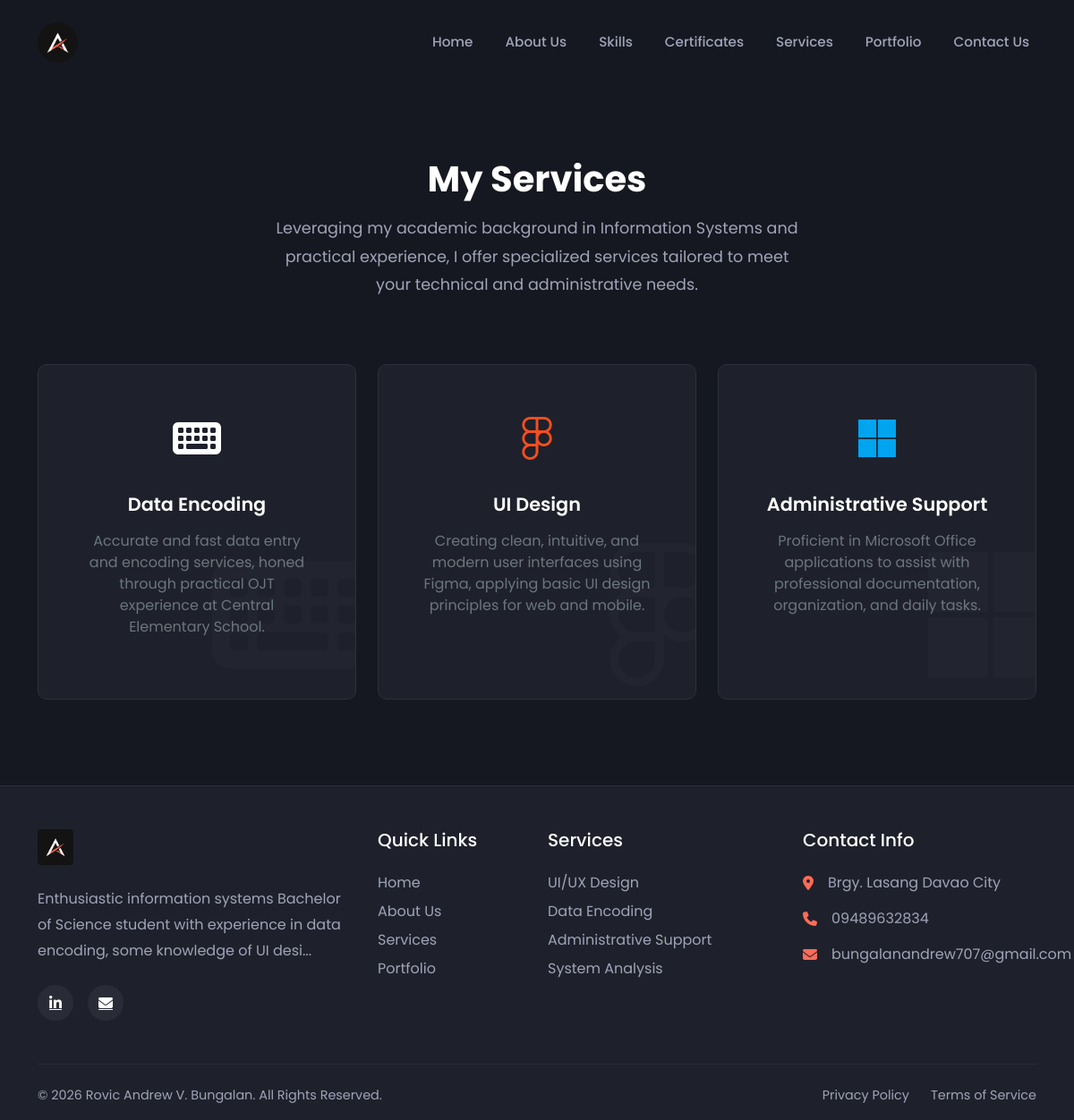
/services.php, run on the app's committed database.
### tables this page shows
CREATE TABLE `services` (
  `id` int(11) NOT NULL,
  `title` varchar(255) DEFAULT NULL,
  `description` text DEFAULT NULL,
  `icon` varchar(100) DEFAULT NULL,
  `icon_type` enum('class','image') NOT NULL DEFAULT 'class',
  `icon_image` varchar(255) DEFAULT NULL,
  `icon_color` varchar(20) DEFAULT '#ff6b57'
);

CREATE TABLE `profile` (
  `id` int(11) NOT NULL,
  `name` varchar(255) DEFAULT NULL,
  `title` varchar(255) DEFAULT NULL,
  `objective` text DEFAULT NULL,
  `phone` varchar(50) DEFAULT NULL,
  `email` varchar(100) DEFAULT NULL,
  `address` varchar(255) DEFAULT NULL,
  `linkedin` varchar(255) DEFAULT NULL,
  `years_experience` int(11) DEFAULT 2,
  `ojt_hours` int(11) DEFAULT 80,
  `profile_image` varchar(255) DEFAULT NULL,
  `cv_path` varchar(255) DEFAULT NULL
);

### services.php (the view, shortened to what this page needs)
<?php
require_once 'includes/header.php';
$svc_stmt = $pdo->query("SELECT * FROM services ORDER BY id ASC");
$services = $svc_stmt->fetchAll();
?>
<section class="py-5 mt-5">
    <div class="container">
        <div class="text-center mb-5">
            <h2 class="section-title mb-3">My Services</h2>
            <p class="text-center mx-auto" style="max-width: 600px; font-size: 1.1rem; line-height: 1.8;">
                Leveraging my academic background in Information Systems and practical experience, I offer specialized services tailored to meet your technical and administrative needs.
            </p>
        </div>
        <div class="row g-4 mt-2">
            <?php foreach($services as $service): ?>
            <div class="col-md-4">
                <div class="service-card flex-column align-items-center text-center p-5 h-100 position-relative overflow-hidden">
                    <div class="service-icon mb-4" style="font-size: 3rem; position: relative; z-index: 2;">
                        <i class="<?= htmlspecialchars($service['icon']) ?>" style="color: <?= htmlspecialchars($service['icon_color'] ?? 'var(--accent-color)') ?>;"></i>
                    </div>
                    <h4 class="service-title mb-3 position-relative z-index-2" style="font-size: 1.3rem;"><?= htmlspecialchars($service['title']) ?></h4>
                    <p class="text-secondary text-sm position-relative z-index-2 mb-0">
                        <?= htmlspecialchars($service['description']) ?>
                    </p>
                    <div class="position-absolute" style="font-size: 10rem; right: -20px; bottom: -30px; opacity: 0.03; z-index: 1;">
                        <i class="<?= htmlspecialchars($service['icon']) ?>"></i>
                    </div>
                </div>
            </div>
            <?php endforeach; ?>
        </div>
    </div>
</section>
<?php require_once 'includes/footer.php'; ?>

### includes/footer.php (shortened to what this page needs)
    <footer class="mt-5 pt-5 pb-3" style="background-color: var(--secondary-bg); border-top: 1px solid var(--border-color);">
        <div class="container">
            <div class="row g-4 mb-5">
                <div class="col-lg-4 col-md-6 pr-lg-5">
                    <a href="<?= BASE_URL ?>" class="d-inline-block mb-4">
                        <img src="<?= BASE_URL ?>assets/images/logo.png" alt="<?= htmlspecialchars($profile['name'] ?? 'Logo') ?>" height="40" style="object-fit: contain; border-radius: 4px;">
                    </a>
                    <p class="mb-4" style="color: var(--text-color); line-height: 1.8;">
                        <?= htmlspecialchars(isset($profile['objective']) ? substr($profile['objective'], 0, 120) . '...' : 'A passionate Information Systems Student specializing in UI Design and Data Encoding.') ?>
                    </p>
                    <div class="d-flex gap-3">
                        <a href="<?= htmlspecialchars($profile['linkedin'] ?? '#') ?>" target="_blank" class="text-white d-flex align-items-center justify-content-center" style="width: 40px; height: 40px; background-color: rgba(255,255,255,0.05); border-radius: 50%; transition: 0.3s;" onmouseover="this.style.backgroundColor='var(--accent-color)'" onmouseout="this.style.backgroundColor='rgba(255,255,255,0.05)'">
                            <i class="fa-brands fa-linkedin-in"></i>
                        </a>
                        <a href="mailto:<?= htmlspecialchars($profile['email'] ?? '') ?>" class="text-white d-flex align-items-center justify-content-center" style="width: 40px; height: 40px; background-color: rgba(255,255,255,0.05); border-radius: 50%; transition: 0.3s;" onmouseover="this.style.backgroundColor='var(--accent-color)'" onmouseout="this.style.backgroundColor='rgba(255,255,255,0.05)'">
                            <i class="fa-solid fa-envelope"></i>
                        </a>
                    </div>
                </div>
                <div class="col-lg-2 col-md-6">
                    <h5 class="text-white mb-4">Quick Links</h5>
                    <ul class="list-unstyled mb-0 d-flex flex-column gap-2">
                        <li><a href="<?= BASE_URL ?>" class="text-decoration-none" style="color: var(--text-color); transition: 0.3s;" onmouseover="this.style.color='var(--accent-color)'" onmouseout="this.style.color='var(--text-color)'">Home</a></li>
                        <li><a href="<?= BASE_URL ?>about" class="text-decoration-none" style="color: var(--text-color); transition: 0.3s;" onmouseover="this.style.color='var(--accent-color)'" onmouseout="this.style.color='var(--text-color)'">About Us</a></li>
                        <li><a href="<?= BASE_URL ?>services" class="text-decoration-none" style="color: var(--text-color); transition: 0.3s;" onmouseover="this.style.color='var(--accent-color)'" onmouseout="this.style.color='var(--text-color)'">Services</a></li>
                        <li><a href="<?= BASE_URL ?>portfolio" class="text-decoration-none" style="color: var(--text-color); transition: 0.3s;" onmouseover="this.style.color='var(--accent-color)'" onmouseout="this.style.color='var(--text-color)'">Portfolio</a></li>
                    </ul>
                </div>
                <div class="col-lg-3 col-md-6">
                    <h5 class="text-white mb-4">Services</h5>
                    <ul class="list-unstyled mb-0 d-flex flex-column gap-2">
                        <li><a href="<?= BASE_URL ?>services" class="text-decoration-none" style="color: var(--text-color); transition: 0.3s;" onmouseover="this.style.color='var(--accent-color)'" onmouseout="this.style.color='var(--text-color)'">UI/UX Design</a></li>
                        <li><a href="<?= BASE_URL ?>services" class="text-decoration-none" style="color: var(--text-color); transition: 0.3s;" onmouseover="this.style.color='var(--accent-color)'" onmouseout="this.style.color='var(--text-color)'">Data Encoding</a></li>
                        <li><a href="<?= BASE_URL ?>services" class="text-decoration-none" style="color: var(--text-color); transition: 0.3s;" onmouseover="this.style.color='var(--accent-color)'" onmouseout="this.style.color='var(--text-color)'">Administrative Support</a></li>
                        <li><a href="<?= BASE_URL ?>services" class="text-decoration-none" style="color: var(--text-color); transition: 0.3s;" onmouseover="this.style.color='var(--accent-color)'" onmouseout="this.style.color='var(--text-color)'">System Analysis</a></li>
                    </ul>
                </div>
                <div class="col-lg-3 col-md-6">
                    <h5 class="text-white mb-4">Contact Info</h5>
                    <ul class="list-unstyled mb-0 d-flex flex-column gap-3">
                        <li class="d-flex align-items-start gap-3">
                            <i class="fa-solid fa-location-dot mt-1" style="color: var(--accent-color);"></i>
                            <span style="color: var(--text-color);"><?= htmlspecialchars($profile['address'] ?? 'Davao City, Philippines') ?></span>
                        </li>
                        <li class="d-flex align-items-center gap-3">
                            <i class="fa-solid fa-phone" style="color: var(--accent-color);"></i>
                            <span style="color: var(--text-color);"><?= htmlspecialchars($profile['phone'] ?? '+63 000 000 0000') ?></span>
                        </li>
                        <li class="d-flex align-items-center gap-3">
                            <i class="fa-solid fa-envelope" style="color: var(--accent-color);"></i>
                            <span style="color: var(--text-color);"><?= htmlspecialchars($profile['email'] ?? 'email@example.com') ?></span>
                        </li>
                    </ul>
                </div>
            </div>
            <div class="border-top pt-4 mt-4 text-center d-flex flex-column flex-md-row justify-content-between align-items-center" style="border-color: rgba(255,255,255,0.05) !important;">
                <p class="mb-2 mb-md-0" style="color: var(--text-color); font-size: 0.9rem;">
                    &copy; <?= date('Y'); ?> <?= htmlspecialchars($profile['name'] ?? 'Rovic Andrew V. Bungalan') ?>. All Rights Reserved.
                </p>
                <div class="d-flex gap-4" style="font-size: 0.9rem;">
                    <a href="#" class="text-decoration-none" style="color: var(--text-color); transition: 0.3s;" onmouseover="this.style.color='var(--accent-color)'" onmouseout="this.style.color='var(--text-color)'">Privacy Policy</a>
                    <a href="#" class="text-decoration-none" style="color: var(--text-color); transition: 0.3s;" onmouseover="this.style.color='var(--accent-color)'" onmouseout="this.style.color='var(--text-color)'">Terms of Service</a>
                </div>
            </div>
        </div>
    </footer>
</body>
</html>

### assets/css/style.css (style rules this page uses)
:root { --bg-color: #161821; --text-color: #a0a4b8; --heading-color: #ffffff; --accent-color: #ff6b57; --accent-hover: #ff523b; --secondary-bg: #1e212b; --border-color: #2c303a; }
body { font-family: 'Poppins', sans-serif; background-color: var(--bg-color); color: var(--text-color); padding-top: 80px; overflow-x: hidden; width: 100%; }
html { overflow-x: hidden; }
h1, h2, h3, h4, h5, h6 { color: var(--heading-color); }
.section-title { font-size: 2.5rem; font-weight: 700; color: #fff; margin-bottom: 40px; text-align: center; }
.service-card { background-color: var(--secondary-bg); border-radius: 10px; margin-bottom: 20px; display: flex; border: 1px solid var(--border-color); transition: transform 0.3s, border-color 0.3s; }
.service-icon { color: var(--accent-color); }
.service-title { font-size: 1.1rem; font-weight: 600; color: #fff; margin-bottom: 0; }
footer { border-top: 1px solid var(--border-color); }

### data on the page
services: title "Data Encoding", description "Accurate and fast data entry and encoding services, honed through practical OJT experience at Central Elementary School."
services: title "UI Design", description "Creating clean, intuitive, and modern user interfaces using Figma, applying basic UI design principles for web and mobile."
services: title "Administrative Support", description "Proficient in Microsoft Office applications to assist with professional documentation, organization, and daily tasks."
profile: objective "Enthusiastic information systems Bachelor of Science student with experience in data encoding, some knowledge of UI desi...", address "Brgy. Lasang Davao City", phone "09489632834", email "bungalanandrew707@gmail.com", name "Rovic Andrew V. Bungalan"
